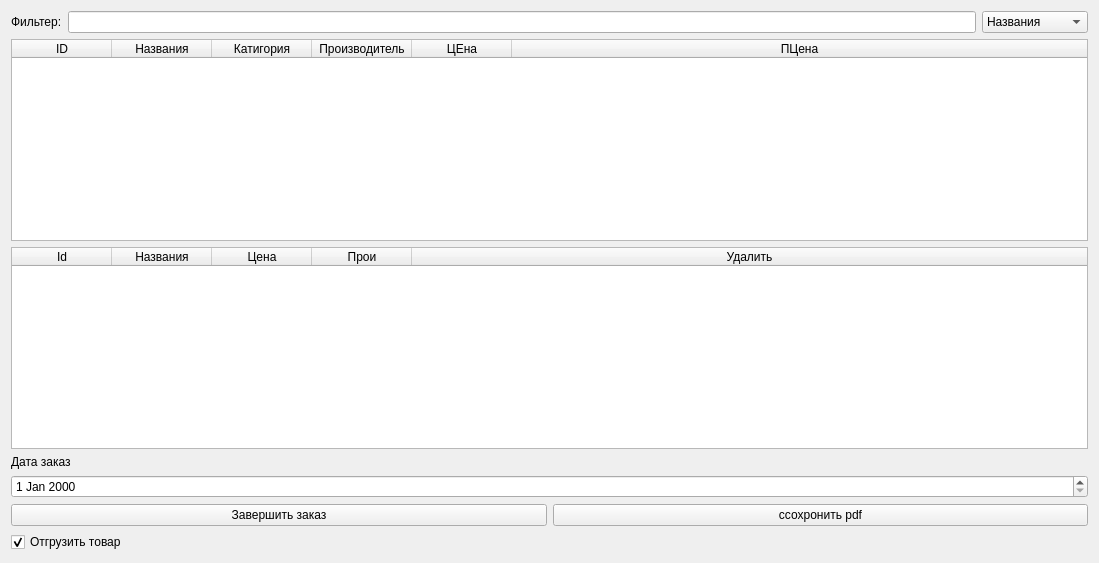
<?xml version="1.0" encoding="UTF-8"?>
<ui version="4.0">
 <class>WidgetAddOrder</class>
 <widget class="QWidget" name="WidgetAddOrder">
  <property name="geometry">
   <rect>
    <x>0</x>
    <y>0</y>
    <width>1099</width>
    <height>563</height>
   </rect>
  </property>
  <property name="windowTitle">
   <string>Form</string>
  </property>
  <layout class="QVBoxLayout" name="verticalLayout">
   <item>
    <layout class="QHBoxLayout" name="horizontalLayout_2">
     <item>
      <widget class="QLabel" name="label_2">
       <property name="text">
        <string>Фильтер:</string>
       </property>
      </widget>
     </item>
     <item>
      <widget class="QLineEdit" name="lineEdit"/>
     </item>
     <item>
      <widget class="QComboBox" name="comboBox">
       <item>
        <property name="text">
         <string>Названия</string>
        </property>
       </item>
       <item>
        <property name="text">
         <string>Катигоря</string>
        </property>
       </item>
       <item>
        <property name="text">
         <string>Производите</string>
        </property>
       </item>
       <item>
        <property name="text">
         <string>ЦЕна</string>
        </property>
       </item>
       <item>
        <property name="text">
         <string>ПЦена</string>
        </property>
       </item>
      </widget>
     </item>
    </layout>
   </item>
   <item>
    <widget class="QTableWidget" name="tableWidget_2">
     <property name="editTriggers">
      <set>QAbstractItemView::NoEditTriggers</set>
     </property>
     <property name="selectionBehavior">
      <enum>QAbstractItemView::SelectRows</enum>
     </property>
     <attribute name="horizontalHeaderStretchLastSection">
      <bool>true</bool>
     </attribute>
     <column>
      <property name="text">
       <string>ID</string>
      </property>
     </column>
     <column>
      <property name="text">
       <string>Названия</string>
      </property>
     </column>
     <column>
      <property name="text">
       <string>Катигория</string>
      </property>
     </column>
     <column>
      <property name="text">
       <string>Производитель</string>
      </property>
     </column>
     <column>
      <property name="text">
       <string>ЦЕна</string>
      </property>
     </column>
     <column>
      <property name="text">
       <string>ПЦена</string>
      </property>
     </column>
    </widget>
   </item>
   <item>
    <widget class="QTableWidget" name="tableWidget">
     <attribute name="horizontalHeaderStretchLastSection">
      <bool>true</bool>
     </attribute>
     <column>
      <property name="text">
       <string>Id</string>
      </property>
     </column>
     <column>
      <property name="text">
       <string>Названия</string>
      </property>
     </column>
     <column>
      <property name="text">
       <string>Цена</string>
      </property>
     </column>
     <column>
      <property name="text">
       <string>Прои</string>
      </property>
     </column>
     <column>
      <property name="text">
       <string>Удалить</string>
      </property>
     </column>
    </widget>
   </item>
   <item>
    <widget class="QLabel" name="label">
     <property name="text">
      <string>Дата заказ</string>
     </property>
    </widget>
   </item>
   <item>
    <widget class="QDateEdit" name="dateEdit"/>
   </item>
   <item>
    <layout class="QHBoxLayout" name="horizontalLayout">
     <item>
      <widget class="QPushButton" name="pushButton">
       <property name="text">
        <string>Завершить заказ</string>
       </property>
      </widget>
     </item>
     <item>
      <widget class="QPushButton" name="pushButton_2">
       <property name="text">
        <string>ссохронить pdf</string>
       </property>
      </widget>
     </item>
    </layout>
   </item>
   <item>
    <widget class="QCheckBox" name="checkBox">
     <property name="text">
      <string>Отгрузить товар</string>
     </property>
     <property name="checked">
      <bool>true</bool>
     </property>
    </widget>
   </item>
  </layout>
 </widget>
 <resources/>
 <connections/>
</ui>
